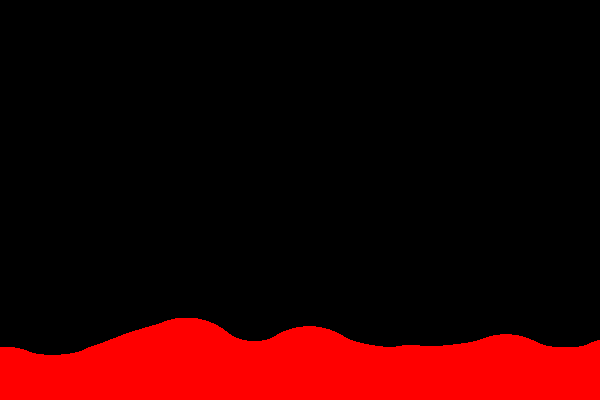
Frame 1 (no input)
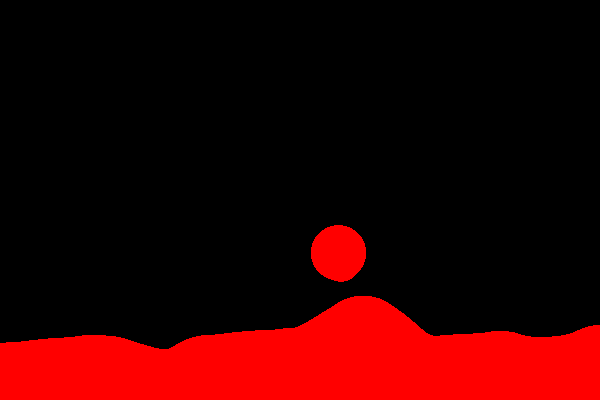
Frame 60 (the mouse pressed at the canvas centre just before this capture)
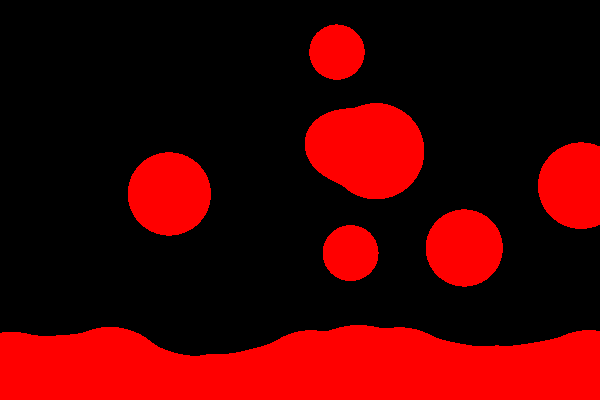
Frame 120 (the mouse held since frame 60 and released just before this capture)

The Processing sketch that drew these frames (run headless with seeded random() and noise(); from frame 60 on, the mouse is pressed at the canvas centre):

// Processing sketch: blob20
// ── blob20.pde
PImage Img;
float [][] Temperature;
WarmBlob [] WarmWax;;
HotBlob [] HotWax;

void setup() {
   size(600, 400);
   Img = createImage(width, height, RGB);
   Temperature = new float[height][width];

   makeWax();
}

void draw() {
   zeroTemperature();
   for (int i=0; i<WarmWax.length; i++) {
     WarmWax[i].move();
     WarmWax[i].render();
   }
   for (int i=0; i<HotWax.length; i++) {
     HotWax[i].move();
     HotWax[i].render();
   }
   
   Img.loadPixels();
   buildImage();
   Img.updatePixels();
   image(Img, 0, 0);
}

void makeWax() {
   int numWarmBlobs = 1+int(width/100);
   WarmWax = new WarmBlob[numWarmBlobs];
   int xcenter = 0;
   for (int i=0; i<numWarmBlobs; i++) {
      WarmWax[i] = new WarmBlob(i*100, height, 100);
   }
   int numHotBlobs = 10;
   HotWax = new HotBlob[numHotBlobs];
   for (int i=0; i<numHotBlobs; i++) {
      HotWax[i] = new HotBlob();
   }
}

void zeroTemperature() {
   for (int y=0; y<height; y++) {
      for (int x=0; x<width; x++) {
         Temperature[y][x] = 0;
      }
   }
}

void buildImage() {
   for (int y=0; y<height; y++) {
      for (int x=0; x<width; x++) {
         float midT = 0.4;
         float rangeT = 0.05;
         if (Temperature[y][x] > midT) {
            Img.set(x, y, color(255, 0, 0));
         } else {
            Img.set(x, y, color(0, 0, 0));
         }
      }
   }
}

class Blob {
   float cx, cy;   // blob center
   float r;        // blob radius
   float xangle, xinc, xrad;  // for wobbling blobs left-right
   float yangle, yinc, yrad;  // for wobbling blobs up-down
   float xorig, yorig;        // starting x and y

   Blob(float acx, float acy, float ar) {
      cx = acx;
      cy = acy;
      r = ar;
      startWobbles(radians(20)*random(-1, 1), r*random(0.1, 0.3),    
                   radians(20)*random(-1, 1), r*random(0.1, 0.3));
   }

   void startWobbles(float axinc, float axrad, float ayinc, float ayrad) {
      xangle = random(0, radians(360));
      yangle = random(0, radians(360));
      xinc = axinc;
      yinc = ayinc;
      xrad = axrad;
      yrad = ayrad;
      xorig = cx;
      yorig = cy;
   }
   
   void move() {
      cx = xorig + (xrad * cos(xangle));
      cy = yorig + (yrad * cos(yangle));
      xangle += xinc;
      yangle += yinc;
   }

   void render() {
      int lox = max(0, int(cx-r));
      int hix = min(width, int(cx+r));
      int loy = max(0, int(cy-r));
      int hiy = min(height, int(cy+r));
      for (int y=loy; y<hiy; y++) {
         for (int x=lox; x<hix; x++) { 
            float d2 = sq(x-cx)+sq(y-cy);
            if (d2 > r*r) continue;
            float d = sqrt(d2);
            float h = map(d, 0, r, 1, 0);
            float v = exp(-4*h*h);
            v = map(v, 1, 0.01831564, 0, 1);  // map (1,exp(-4)) to (0,1)
            Temperature[y][x] += v;
         }
      }
   }
}

class WarmBlob extends Blob {
     
   WarmBlob(float acx, float acy, float ar) {
      super(acx, acy, ar);
      startWobbles(radians(3)*random(-1, 1), ar*random(0.1, 0.2),
                   radians(3)*random(-1, 1), ar*random(0.1, 0.2));
   }
}

class HotBlob extends Blob {
   float vx, vy;   // speed per frame

   HotBlob() {
      // We must call the Blob constructor
      super(0, 0, 0);
      restart(true);
   }
  
   void restart(boolean firstTime) {
      r = random(40, 100);
      cx = random(width);
      cy = height+r;
      if (firstTime) cy += random(height);
      vx = random(-.1, .1);
      vy = map(r, 40, 100, -4, -2) * random(0.8, 1.2);
      startWobbles(radians(2)*random(-1, 1), r*random(0.3, 0.6),
                   radians(2)*random(-1, 1),   random(0.3, 0.6));
   }
  
   void move() {
      xorig += vx;
      yorig += vy;
      super.move();
      if (cy+r < 0) {
         restart(false);
      }
   }
}
